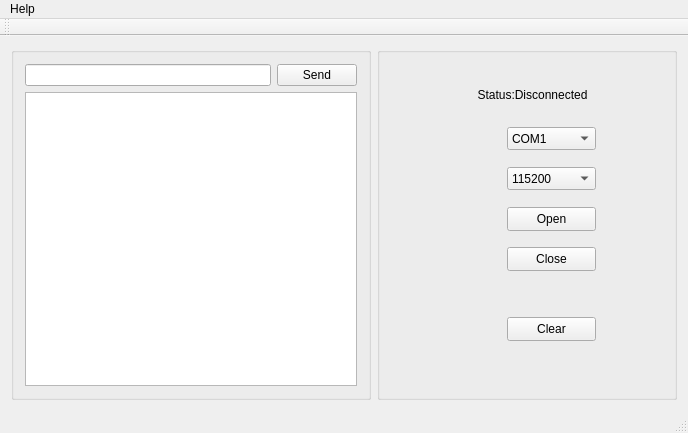
<?xml version="1.0" encoding="UTF-8"?>
<ui version="4.0">
 <class>Port</class>
 <widget class="QMainWindow" name="Port">
  <property name="geometry">
   <rect>
    <x>0</x>
    <y>0</y>
    <width>688</width>
    <height>433</height>
   </rect>
  </property>
  <property name="windowTitle">
   <string>Port</string>
  </property>
  <widget class="QWidget" name="centralWidget">
   <layout class="QHBoxLayout" name="horizontalLayout_2">
    <item>
     <widget class="QGroupBox" name="groupBox">
      <property name="title">
       <string/>
      </property>
      <layout class="QVBoxLayout" name="verticalLayout_2">
       <item>
        <layout class="QVBoxLayout" name="verticalLayout">
         <item>
          <layout class="QHBoxLayout" name="horizontalLayout">
           <item>
            <widget class="QLineEdit" name="ledit_send"/>
           </item>
           <item>
            <widget class="QPushButton" name="btn_send">
             <property name="text">
              <string>Send</string>
             </property>
            </widget>
           </item>
          </layout>
         </item>
         <item>
          <widget class="QPlainTextEdit" name="plainTextEdit"/>
         </item>
        </layout>
       </item>
      </layout>
     </widget>
    </item>
    <item>
     <widget class="QGroupBox" name="groupBox_2">
      <property name="minimumSize">
       <size>
        <width>300</width>
        <height>0</height>
       </size>
      </property>
      <property name="title">
       <string/>
      </property>
      <widget class="QComboBox" name="comboBox">
       <property name="geometry">
        <rect>
         <x>130</x>
         <y>80</y>
         <width>89</width>
         <height>23</height>
        </rect>
       </property>
       <item>
        <property name="text">
         <string>COM1</string>
        </property>
       </item>
       <item>
        <property name="text">
         <string>COM2</string>
        </property>
       </item>
       <item>
        <property name="text">
         <string>COM3</string>
        </property>
       </item>
       <item>
        <property name="text">
         <string>COM4</string>
        </property>
       </item>
       <item>
        <property name="text">
         <string>COM5</string>
        </property>
       </item>
       <item>
        <property name="text">
         <string>COM6</string>
        </property>
       </item>
      </widget>
      <widget class="QComboBox" name="comboBox_2">
       <property name="geometry">
        <rect>
         <x>130</x>
         <y>120</y>
         <width>89</width>
         <height>23</height>
        </rect>
       </property>
       <item>
        <property name="text">
         <string>115200</string>
        </property>
       </item>
       <item>
        <property name="text">
         <string>57600</string>
        </property>
       </item>
       <item>
        <property name="text">
         <string>38400</string>
        </property>
       </item>
       <item>
        <property name="text">
         <string>19200</string>
        </property>
       </item>
       <item>
        <property name="text">
         <string>9600</string>
        </property>
       </item>
       <item>
        <property name="text">
         <string>4800</string>
        </property>
       </item>
       <item>
        <property name="text">
         <string>2400</string>
        </property>
       </item>
       <item>
        <property name="text">
         <string>1200</string>
        </property>
       </item>
      </widget>
      <widget class="QPushButton" name="btn_clear">
       <property name="geometry">
        <rect>
         <x>130</x>
         <y>270</y>
         <width>89</width>
         <height>24</height>
        </rect>
       </property>
       <property name="text">
        <string>Clear</string>
       </property>
      </widget>
      <widget class="QPushButton" name="btn_open">
       <property name="geometry">
        <rect>
         <x>130</x>
         <y>160</y>
         <width>89</width>
         <height>24</height>
        </rect>
       </property>
       <property name="text">
        <string>Open</string>
       </property>
      </widget>
      <widget class="QPushButton" name="btn_close">
       <property name="geometry">
        <rect>
         <x>130</x>
         <y>200</y>
         <width>89</width>
         <height>24</height>
        </rect>
       </property>
       <property name="text">
        <string>Close</string>
       </property>
      </widget>
      <widget class="QLabel" name="lab_status">
       <property name="geometry">
        <rect>
         <x>20</x>
         <y>40</y>
         <width>271</width>
         <height>16</height>
        </rect>
       </property>
       <property name="text">
        <string>Status:Disconnected</string>
       </property>
       <property name="alignment">
        <set>Qt::AlignCenter</set>
       </property>
      </widget>
     </widget>
    </item>
   </layout>
  </widget>
  <widget class="QMenuBar" name="menuBar">
   <property name="geometry">
    <rect>
     <x>0</x>
     <y>0</y>
     <width>688</width>
     <height>25</height>
    </rect>
   </property>
   <widget class="QMenu" name="menuHelp">
    <property name="title">
     <string>Help</string>
    </property>
    <addaction name="actionAbout"/>
   </widget>
   <addaction name="menuHelp"/>
  </widget>
  <widget class="QToolBar" name="mainToolBar">
   <attribute name="toolBarArea">
    <enum>TopToolBarArea</enum>
   </attribute>
   <attribute name="toolBarBreak">
    <bool>false</bool>
   </attribute>
  </widget>
  <widget class="QStatusBar" name="statusBar"/>
  <action name="actionAbout">
   <property name="text">
    <string>About</string>
   </property>
  </action>
 </widget>
 <layoutdefault spacing="6" margin="11"/>
 <resources/>
 <connections/>
</ui>
